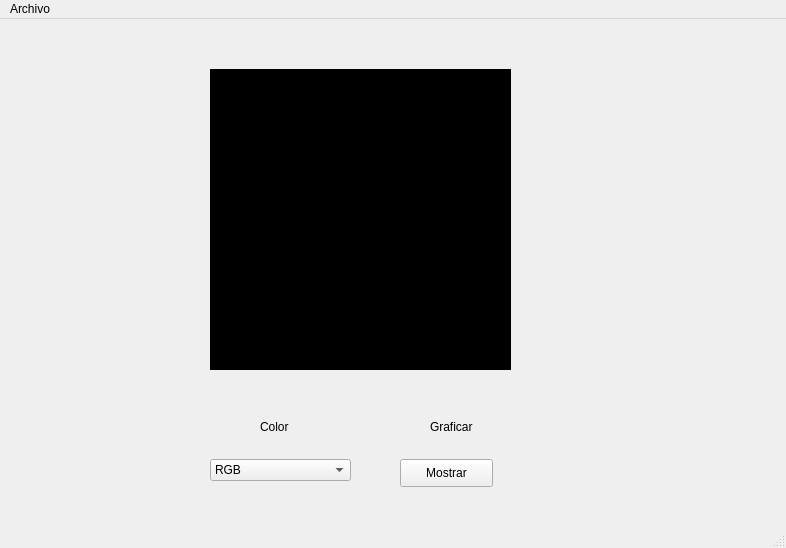
<?xml version="1.0" encoding="UTF-8"?>
<ui version="4.0">
 <class>MainWindow</class>
 <widget class="QMainWindow" name="MainWindow">
  <property name="geometry">
   <rect>
    <x>0</x>
    <y>0</y>
    <width>786</width>
    <height>548</height>
   </rect>
  </property>
  <property name="windowTitle">
   <string>MainWindow</string>
  </property>
  <widget class="QWidget" name="centralwidget">
   <widget class="QPushButton" name="mostrar">
    <property name="geometry">
     <rect>
      <x>400</x>
      <y>440</y>
      <width>93</width>
      <height>28</height>
     </rect>
    </property>
    <property name="text">
     <string>Mostrar</string>
    </property>
   </widget>
   <widget class="QComboBox" name="color">
    <property name="geometry">
     <rect>
      <x>210</x>
      <y>440</y>
      <width>141</width>
      <height>22</height>
     </rect>
    </property>
    <item>
     <property name="text">
      <string>RGB</string>
     </property>
    </item>
    <item>
     <property name="text">
      <string>Gris</string>
     </property>
    </item>
    <item>
     <property name="text">
      <string>Binario</string>
     </property>
    </item>
   </widget>
   <widget class="QLabel" name="label">
    <property name="geometry">
     <rect>
      <x>430</x>
      <y>400</y>
      <width>55</width>
      <height>16</height>
     </rect>
    </property>
    <property name="text">
     <string>Graficar</string>
    </property>
   </widget>
   <widget class="QLabel" name="label_3">
    <property name="geometry">
     <rect>
      <x>260</x>
      <y>400</y>
      <width>55</width>
      <height>16</height>
     </rect>
    </property>
    <property name="text">
     <string>Color</string>
    </property>
   </widget>
   <widget class="QLabel" name="view">
    <property name="geometry">
     <rect>
      <x>210</x>
      <y>50</y>
      <width>301</width>
      <height>301</height>
     </rect>
    </property>
    <property name="styleSheet">
     <string notr="true">background-color: rgb(0, 0, 0);</string>
    </property>
    <property name="text">
     <string/>
    </property>
   </widget>
  </widget>
  <widget class="QMenuBar" name="menubar">
   <property name="geometry">
    <rect>
     <x>0</x>
     <y>0</y>
     <width>786</width>
     <height>26</height>
    </rect>
   </property>
   <widget class="QMenu" name="menuAbrir">
    <property name="title">
     <string>Archivo</string>
    </property>
    <addaction name="abrir"/>
    <addaction name="cerrar"/>
   </widget>
   <addaction name="menuAbrir"/>
  </widget>
  <widget class="QStatusBar" name="statusbar"/>
  <action name="abrir">
   <property name="text">
    <string>Abrir</string>
   </property>
  </action>
  <action name="cerrar">
   <property name="text">
    <string>Cerrar</string>
   </property>
  </action>
 </widget>
 <resources/>
 <connections/>
</ui>
